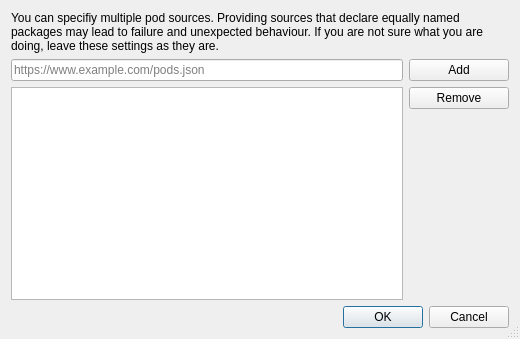
<?xml version="1.0" encoding="UTF-8"?>
<ui version="4.0">
 <class>SourcesDialog</class>
 <widget class="QDialog" name="SourcesDialog">
  <property name="geometry">
   <rect>
    <x>0</x>
    <y>0</y>
    <width>520</width>
    <height>339</height>
   </rect>
  </property>
  <property name="windowTitle">
   <string>Manage pod sources</string>
  </property>
  <property name="windowIcon">
   <iconset resource="resources.qrc">
    <normaloff>:/icons/icons/system-run.svg</normaloff>:/icons/icons/system-run.svg</iconset>
  </property>
  <property name="sizeGripEnabled">
   <bool>true</bool>
  </property>
  <property name="modal">
   <bool>true</bool>
  </property>
  <layout class="QVBoxLayout" name="verticalLayout_2">
   <item>
    <widget class="QLabel" name="label">
     <property name="text">
      <string>You can specifiy multiple pod sources. Providing sources that declare equally named packages may lead to failure and unexpected behaviour. If you are not sure what you are doing, leave these settings as they are.</string>
     </property>
     <property name="wordWrap">
      <bool>true</bool>
     </property>
    </widget>
   </item>
   <item>
    <layout class="QHBoxLayout" name="horizontalLayout_2">
     <item>
      <widget class="QLineEdit" name="lineEditSource">
       <property name="placeholderText">
        <string>https://www.example.com/pods.json</string>
       </property>
      </widget>
     </item>
     <item>
      <widget class="QPushButton" name="pushButtonAddSource">
       <property name="minimumSize">
        <size>
         <width>100</width>
         <height>0</height>
        </size>
       </property>
       <property name="maximumSize">
        <size>
         <width>100</width>
         <height>16777215</height>
        </size>
       </property>
       <property name="text">
        <string>Add</string>
       </property>
       <property name="icon">
        <iconset resource="resources.qrc">
         <normaloff>:/icons/icons/list-add.svg</normaloff>:/icons/icons/list-add.svg</iconset>
       </property>
      </widget>
     </item>
    </layout>
   </item>
   <item>
    <layout class="QHBoxLayout" name="horizontalLayout">
     <item>
      <widget class="QListWidget" name="listWidgetSources">
       <property name="selectionMode">
        <enum>QAbstractItemView::ExtendedSelection</enum>
       </property>
       <property name="sortingEnabled">
        <bool>true</bool>
       </property>
      </widget>
     </item>
     <item>
      <layout class="QVBoxLayout" name="verticalLayout">
       <item>
        <widget class="QPushButton" name="pushButtonRemoveSources">
         <property name="minimumSize">
          <size>
           <width>100</width>
           <height>0</height>
          </size>
         </property>
         <property name="maximumSize">
          <size>
           <width>100</width>
           <height>16777215</height>
          </size>
         </property>
         <property name="text">
          <string>Remove</string>
         </property>
         <property name="icon">
          <iconset resource="resources.qrc">
           <normaloff>:/icons/icons/stock_close.svg</normaloff>:/icons/icons/stock_close.svg</iconset>
         </property>
        </widget>
       </item>
       <item>
        <spacer name="verticalSpacer">
         <property name="orientation">
          <enum>Qt::Vertical</enum>
         </property>
         <property name="sizeHint" stdset="0">
          <size>
           <width>20</width>
           <height>40</height>
          </size>
         </property>
        </spacer>
       </item>
      </layout>
     </item>
    </layout>
   </item>
   <item>
    <widget class="QDialogButtonBox" name="buttonBox">
     <property name="standardButtons">
      <set>QDialogButtonBox::Cancel|QDialogButtonBox::Ok</set>
     </property>
    </widget>
   </item>
  </layout>
 </widget>
 <resources>
  <include location="resources.qrc"/>
 </resources>
 <connections>
  <connection>
   <sender>buttonBox</sender>
   <signal>accepted()</signal>
   <receiver>SourcesDialog</receiver>
   <slot>accept()</slot>
   <hints>
    <hint type="sourcelabel">
     <x>259</x>
     <y>316</y>
    </hint>
    <hint type="destinationlabel">
     <x>259</x>
     <y>169</y>
    </hint>
   </hints>
  </connection>
  <connection>
   <sender>buttonBox</sender>
   <signal>rejected()</signal>
   <receiver>SourcesDialog</receiver>
   <slot>reject()</slot>
   <hints>
    <hint type="sourcelabel">
     <x>259</x>
     <y>316</y>
    </hint>
    <hint type="destinationlabel">
     <x>259</x>
     <y>169</y>
    </hint>
   </hints>
  </connection>
 </connections>
</ui>
